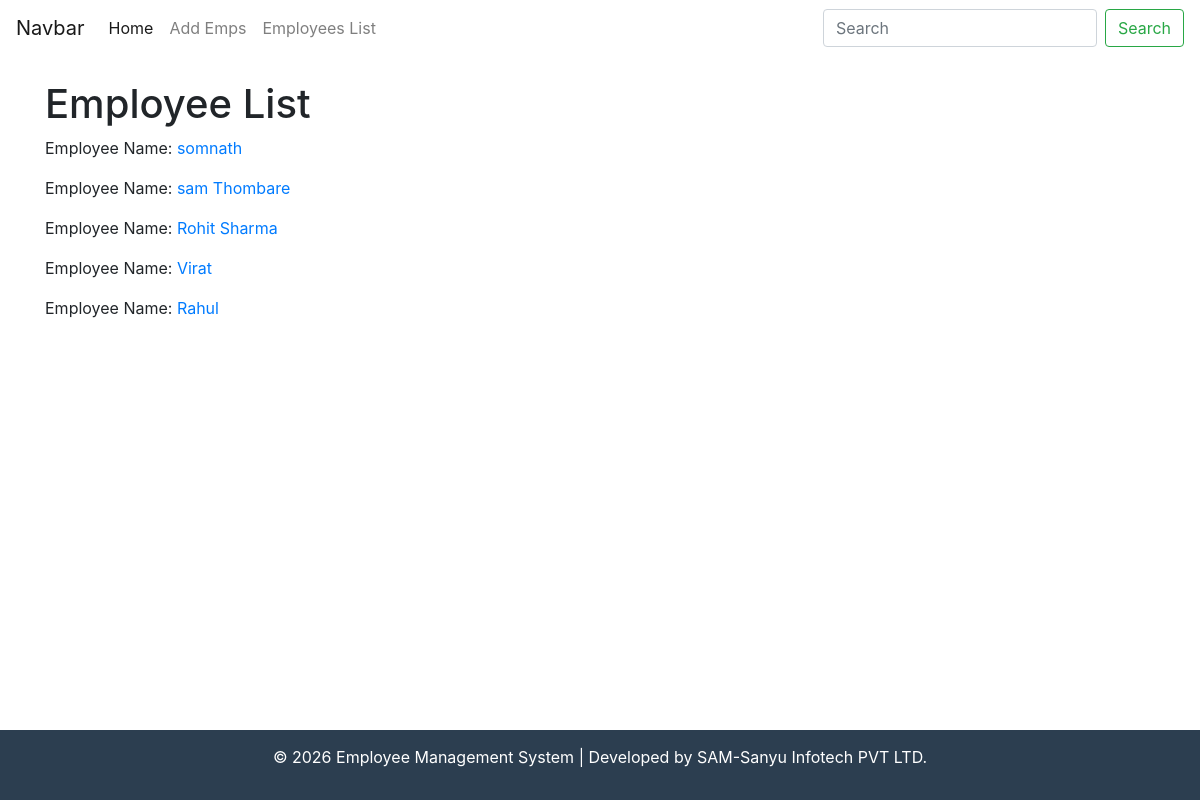
The page /list/ on the database as committed earlier.
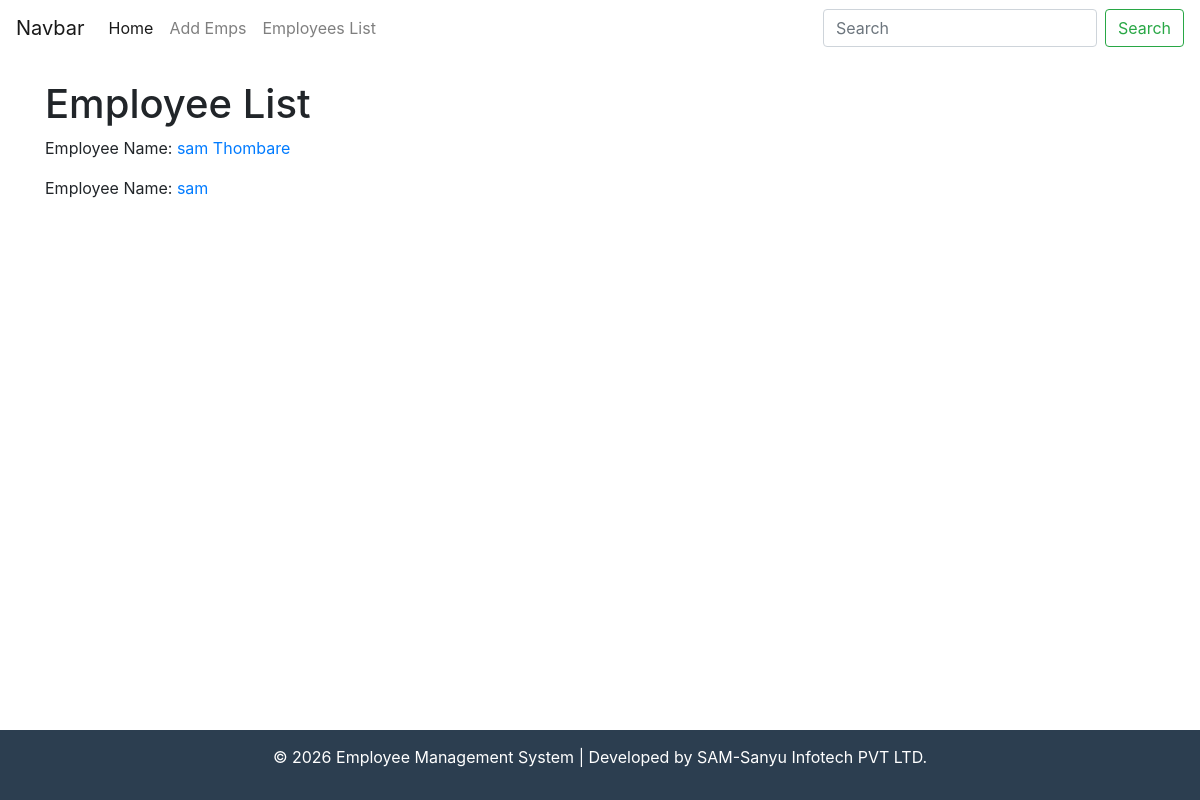
The same page on the database as committed later.
### dapp/models.py (models this page shows)
class Employee(models.Model):
    name = models.CharField(max_length=50)
    age = models.IntegerField()
    salary = models.FloatField()
    image = models.ImageField(upload_to='employees/',blank=True, null=True)
    def __str__(self):
        return f"Employee :{self.name}"

### dapp/views.py (the view)
# urls.py: path('list/',views.list_employees,name='list_employees'),
def list_employees(request):
    data = Employee.objects.all()
    print(data)
    return render(request, 'employee_list.html', context = { 'data': data})

### dapp/templates/employee_list.html (shortened to what this page needs)
{% extends 'base.html' %}
{% block body %}
    <h1> Employee List</h1>
    {% for emp in data %}
       <p>Employee Name: <a href="/detail/{{emp.id}}/">{{emp.name}}</a></p>
    {% endfor %}
{% endblock %}

### dapp/templates/base.html (shortened to what this page needs)
<!doctype html>
<html lang="en">
  <head>
    <link rel="stylesheet" href="https://cdn.jsdelivr.net/npm/bootstrap@4.6.2/dist/css/bootstrap.min.css">
  </head>
  <body>
    {% include 'Nav.html' %}
    <div class="container mt-4">
        {% block body %}
        {% endblock %}
    </div>
    {% include 'footer.html' %}
  </body>
</html>

### dapp/templates/Nav.html (shortened to what this page needs)
<nav class="navbar navbar-expand-lg navbar-light bg-white">
  <a class="navbar-brand" href="#">Navbar</a>
  <div class="collapse navbar-collapse" id="navbarSupportedContent">
    <ul class="navbar-nav mr-auto">
      <li class="nav-item active">
        <a class="nav-link" href="/">Home <span class="sr-only">(current)</span></a>
      </li>
      <li class="nav-item">
        <a class="nav-link" href="/add/">Add Emps</a>
      </li>
        <li class="nav-item">
         <a class="nav-link" href="/list/">Employees List</a>
      </li>
    </ul>
    <form class="form-inline my-2 my-lg-0" action="/search/" method="POST"> {% csrf_token %}
      <input class="form-control mr-sm-2" type="text" placeholder="Search" aria-label="Search" name="search-data">
      <button class="btn btn-outline-success my-2 my-sm-0" type="submit">Search</button>
    </form>
  </div>
</nav>

### dapp/templates/footer.html (shortened to what this page needs)
<footer class="app-footer">
    <div class="footer-content">
        <p>&copy; 2026 Employee Management System | Developed by SAM-Sanyu Infotech PVT LTD.</p>
    </div>
</footer>

### dapp/templates/footer.html (style rules this page uses)
.app-footer { background-color: #2c3e50; color: #ffffff; text-align: center; padding: 15px 0; position: absolute; bottom: 0; width: 100%; }

Rows that differ between the two databases and show on the page:
removed Employee: name "somnath"
removed Employee: name "Rohit Sharma"
removed Employee: name "Virat"
removed Employee: name "Rahul"
added Employee: name "sam"
